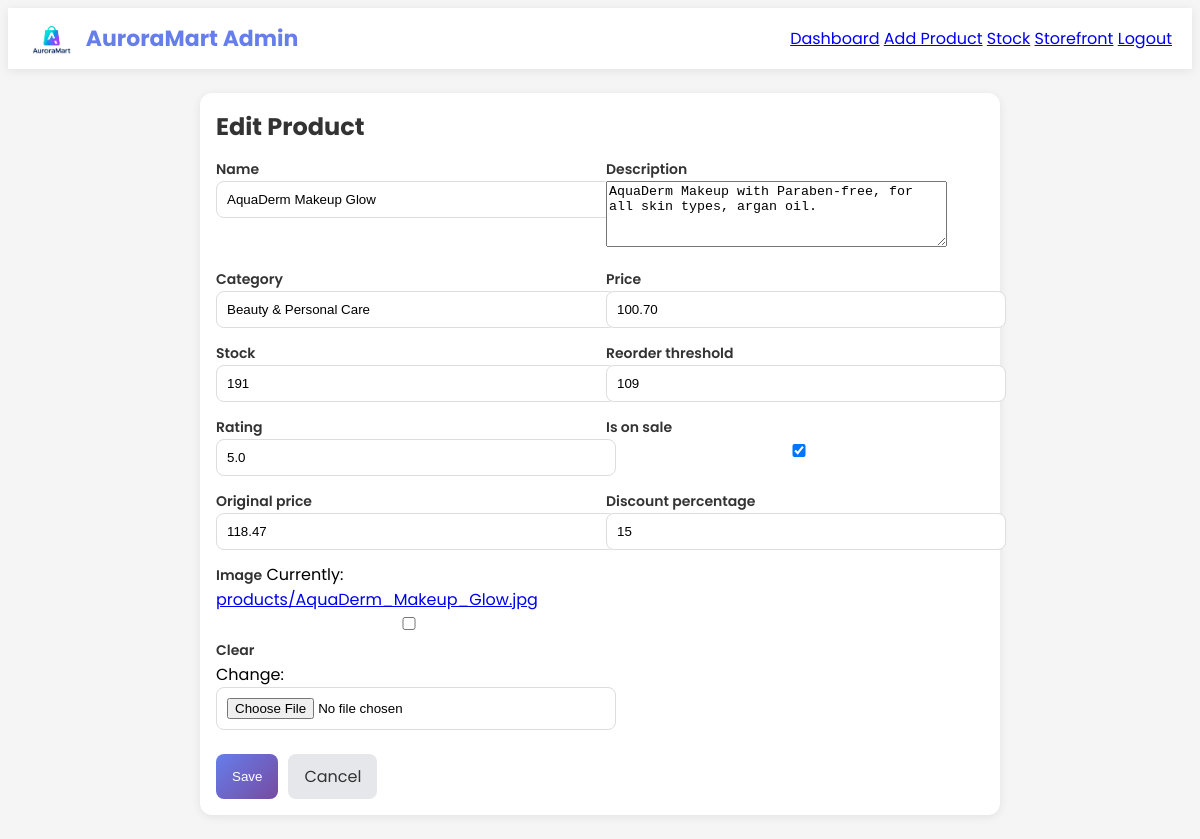
The app's page /adminpanel/edit/294/ (signed in), older data.
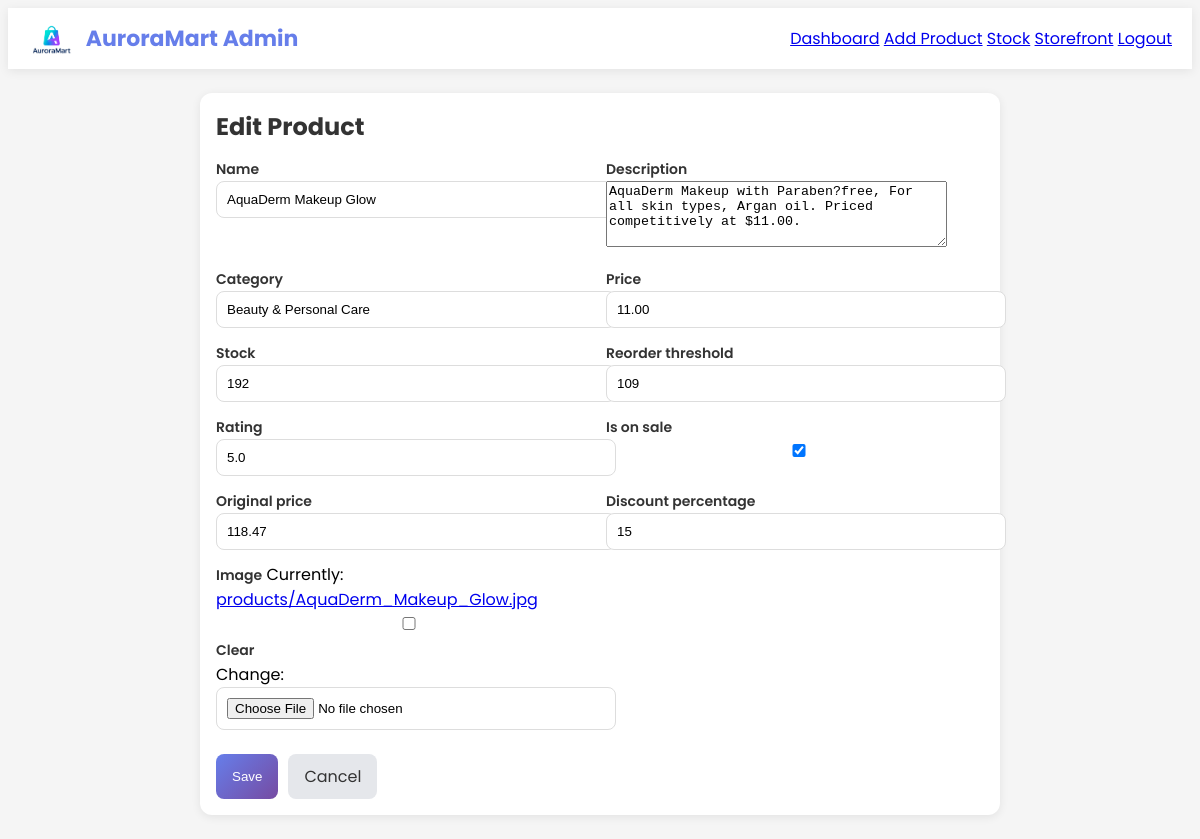
The same page, newer data.
### storefront/models.py (models this page shows, shortened)
class Product(models.Model):
    name = models.CharField(max_length=255)
    description = models.TextField(blank=True, null=True)
    category = models.CharField(max_length=100)
    price = models.DecimalField(max_digits=10, decimal_places=2)
    stock = models.IntegerField(default=0)
    reorder_threshold = models.IntegerField(default=10)
    rating = models.DecimalField(max_digits=3, decimal_places=1, null=True, blank=True)
    image = models.ImageField(upload_to='products/', blank=True, null=True)
    created_at = models.DateTimeField(auto_now_add=True)
    updated_at = models.DateTimeField(auto_now=True)
    is_on_sale = models.BooleanField(default=False)
    original_price = models.DecimalField(max_digits=10, decimal_places=2, null=True, blank=True)
    discount_percentage = models.IntegerField(null=True, blank=True)
    class Meta:
        ordering = ['-created_at']

### adminpanel/views.py (the view)
# urls.py: path('edit/<int:product_id>/', views.edit_product, name='admin_edit_product'),
@login_required
@user_passes_test(staff_required)
def edit_product(request, product_id):
    product = get_object_or_404(Product, id=product_id)
    if request.method == 'POST':
        form = ProductForm(request.POST, request.FILES, instance=product)
        if form.is_valid():
            form.save()
            messages.success(request, 'Product updated successfully!')
            return redirect('adminpanel:admin_dashboard')
    else:
        form = ProductForm(instance=product)
    return render(request, 'adminpanel/edit_product.html', {'form': form, 'product': product})

### adminpanel/forms.py
class ProductForm(forms.ModelForm):
    class Meta:
        model = Product
        fields = [
            'name',
            'description',
            'category',
            'price',
            'stock',
            'reorder_threshold',
            'rating',
            'is_on_sale',
            'original_price',
            'discount_percentage',
            'image',
        ]
        widgets = {
            'description': forms.Textarea(attrs={'rows': 4}),
        }

### adminpanel/views.py (called while the page is built)
def staff_required(user):
    return user.is_authenticated and (user.is_staff or user.is_superuser)

### adminpanel/templates/adminpanel/edit_product.html (shortened to what this page needs)
<!DOCTYPE html>
<html lang="en">
<head>
    {% load static %}
</head>
<body>
    <header>
        <nav>
            <a href="{% url 'storefront:index' %}" class="logo">
                <img src="{% static 'img/auroramart_logo.png' %}" alt="AuroraMart" style="height:32px"> AuroraMart Admin
            </a>
            <div class="nav-links">
                <a href="{% url 'adminpanel:admin_dashboard' %}">Dashboard</a>
                <a href="{% url 'adminpanel:admin_add_product' %}">Add Product</a>
                <a href="{% url 'adminpanel:admin_stock' %}">Stock</a>
                <a href="{% url 'storefront:index' %}">Storefront</a>
                <a href="{% url 'accounts:logout' %}">Logout</a>
            </div>
        </nav>
    </header>
    <div class="container">
        <div class="card">
            <h2 style="margin:0 0 12px 0; color:#333">Edit Product</h2>
            <form method="post" enctype="multipart/form-data" class="grid">
                {% for field in form %}
                <div>
                    <label>{{ field.label }}</label>
                    {{ field }}
                </div>
                {% endfor %}
                <div style="grid-column: 1 / -1" class="actions">
                    <button type="submit" class="btn-primary">Save</button>
                    <a class="btn-primary" style="background:#e5e7eb; color:#333; text-decoration:none;" href="{% url 'adminpanel:admin_dashboard' %}">Cancel</a>
                </div>
            </form>
        </div>
    </div>
</body>
</html>

Row changes from the older to the newer data that the page shows:
changed Product "AquaDerm Makeup Glow": description "AquaDerm Makeup with Paraben-free, for all skin types, argan oil." → "AquaDerm Makeup with Paraben?free, For all skin types, Argan oil. Priced competitively at $11.00."; price "100.70" → "11.00"; stock "191" → "192"
